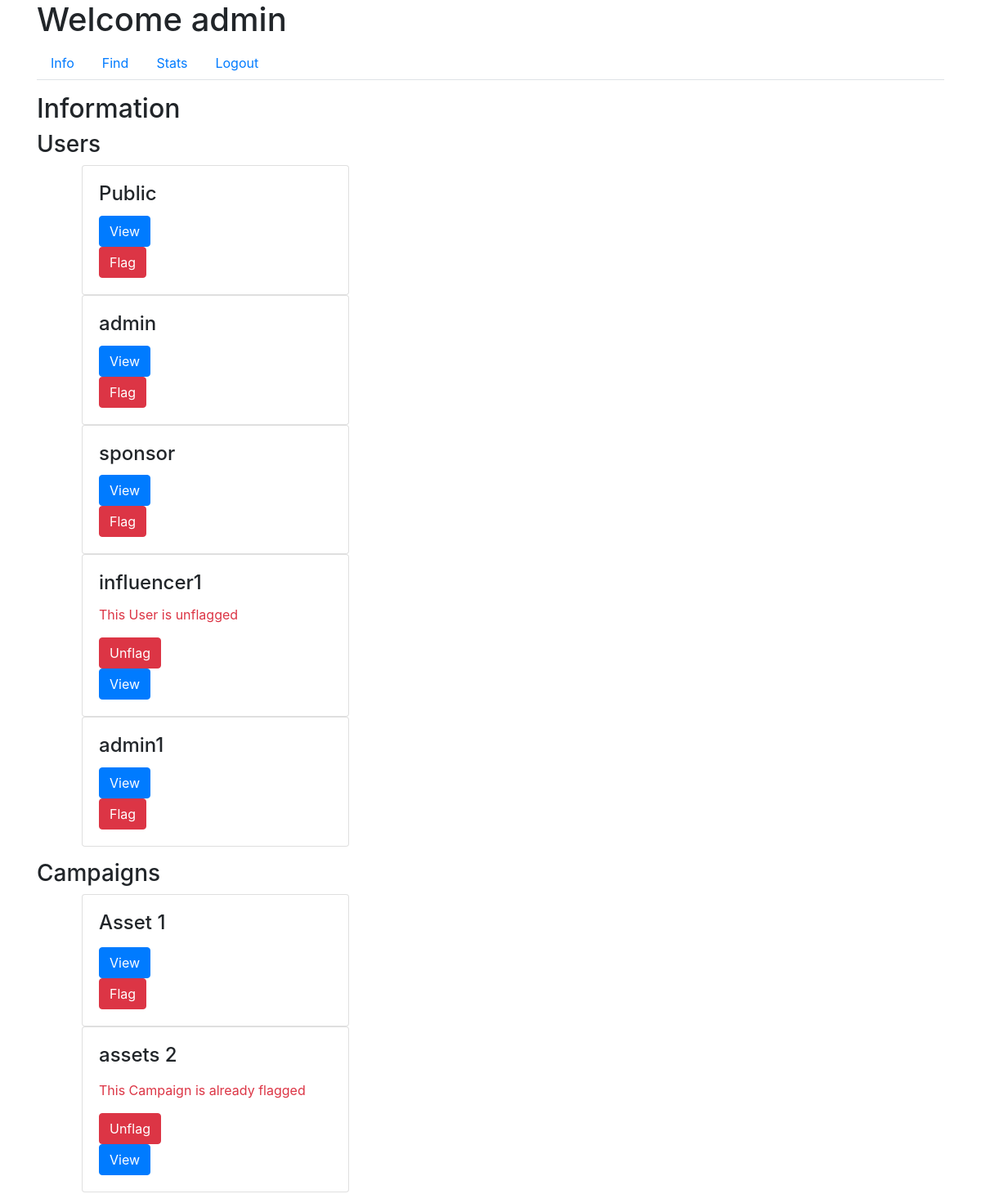
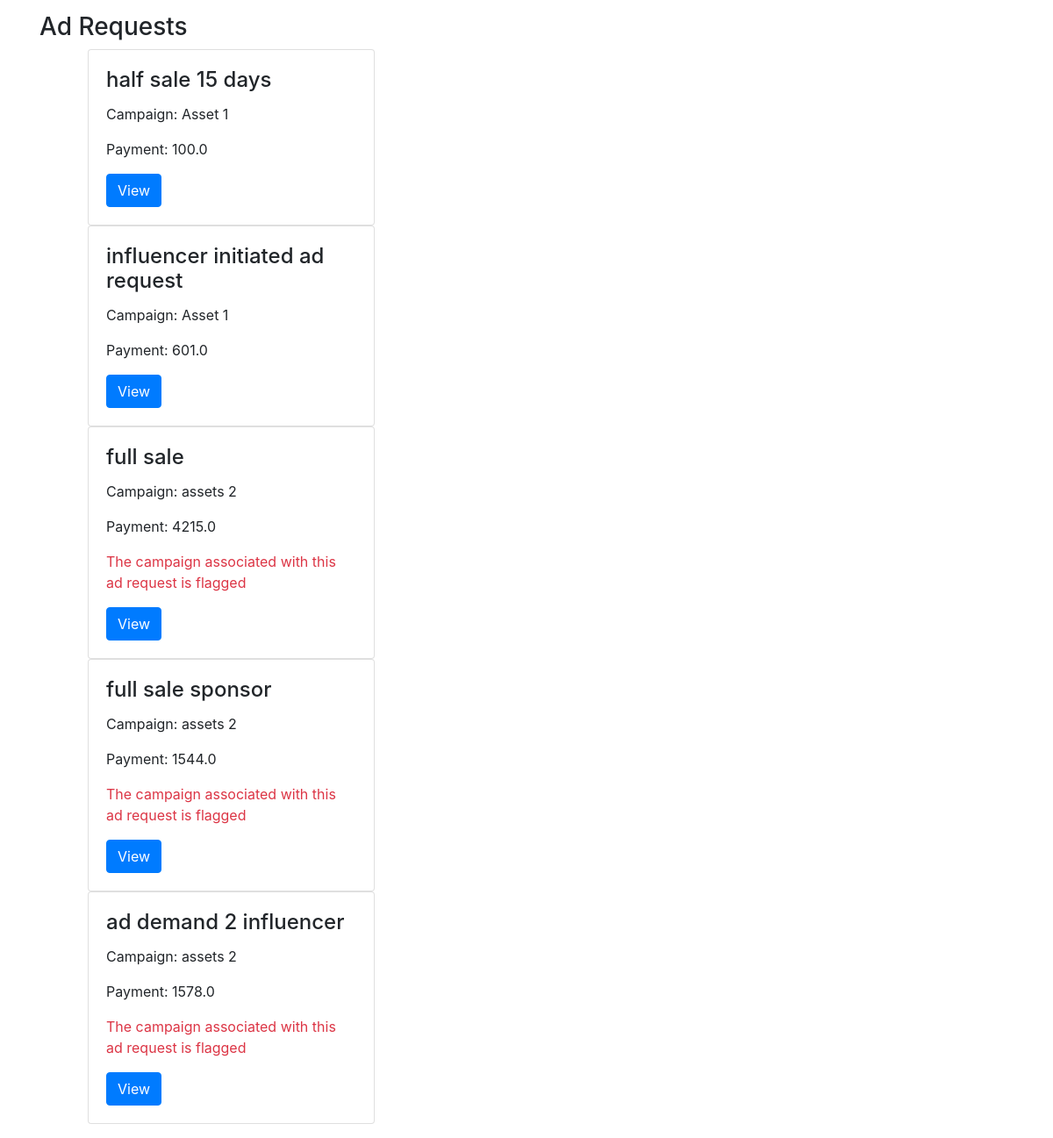
Before: /admin/info (signed in) with the older database file (2 pictures, top to bottom).
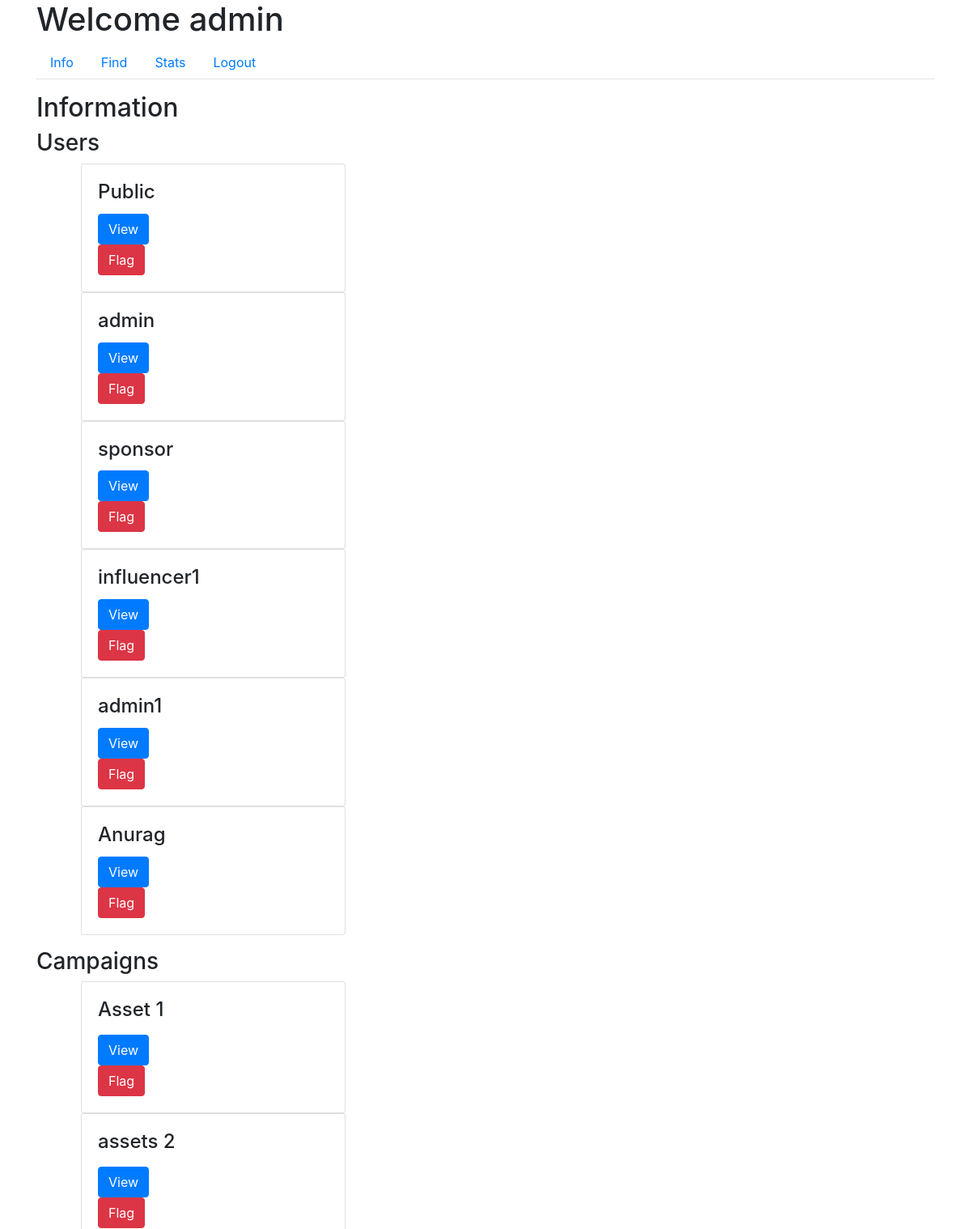
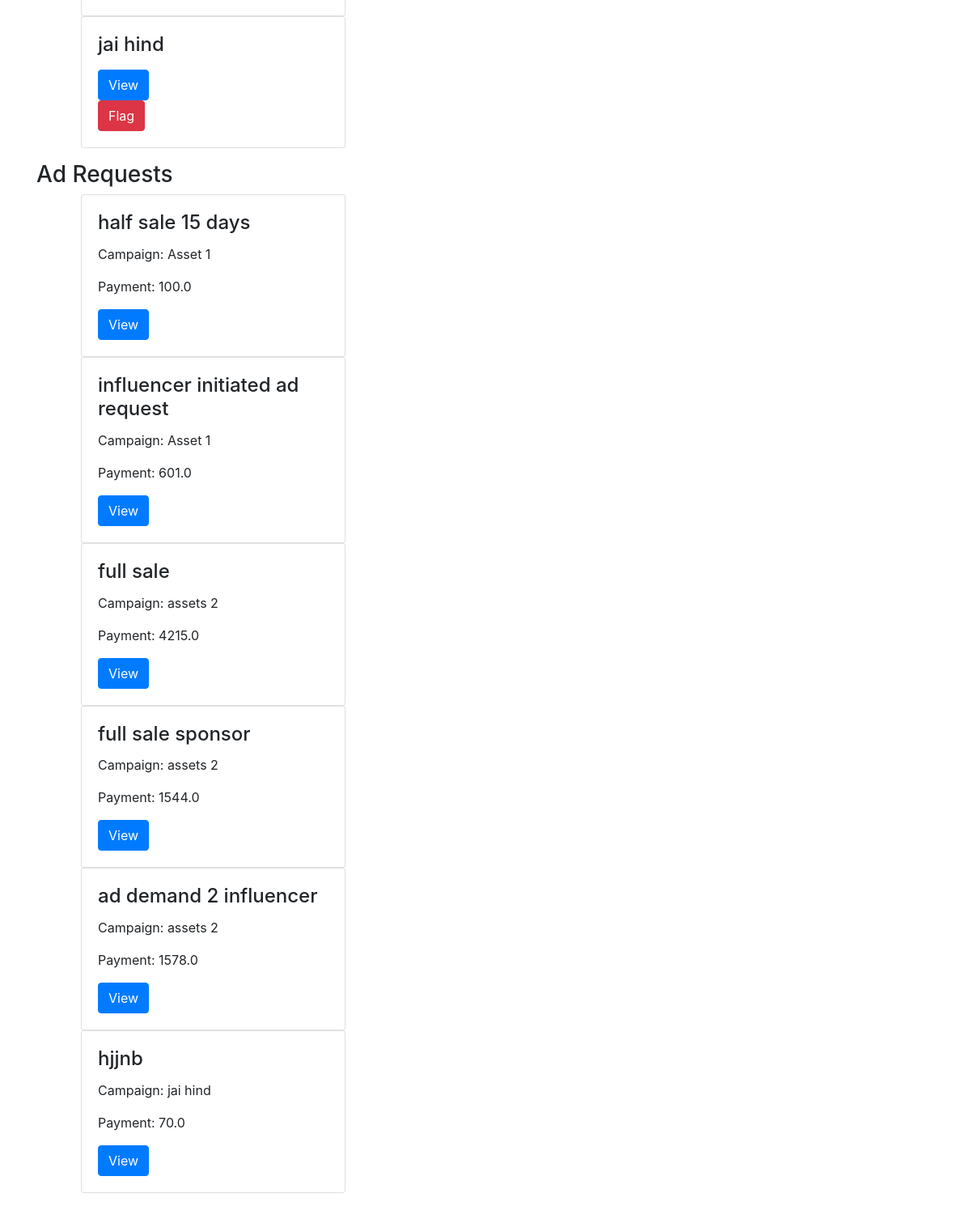
After: the same page with the newer database file (2 pictures, top to bottom).
### app/models.py (models this page shows, shortened)
class User(UserMixin, db.Model):
    id = db.Column(db.Integer, primary_key=True)
    username = db.Column(db.String(64), unique=True, nullable=False)
    email = db.Column(db.String(120), unique=True, nullable=False)
    password_hash = db.Column(db.String(128), nullable=False)
    role = db.Column(db.String(20), nullable=False)
    industry = db.Column(db.String(120))  # For Sponsors
    platforms = db.Column(db.Text)  # For Influencers
    category = db.Column(db.String(120))  # For Influencers
    niche = db.Column(db.String(120))  # For Influencers
    profile_pic = db.Column(db.String(20), nullable=False, default='download.png')
    flag = db.Column(db.Boolean, default=False, nullable=False)  # Add flag column

class Campaign(db.Model):
    id = db.Column(db.Integer, primary_key=True)
    name = db.Column(db.String(100), nullable=False)
    description = db.Column(db.Text, nullable=False)
    budget = db.Column(db.Float, nullable=False)
    visibility = db.Column(db.String(10), nullable=False)  # 'public', 'private'
    start_date = db.Column(db.Date, nullable=False)
    end_date = db.Column(db.Date, nullable=False)
    user_id = db.Column(db.Integer, db.ForeignKey('user.id'), nullable=False)
    ad_requests = db.relationship('AdRequest', backref='campaign', lazy=True)
    flag = db.Column(db.Boolean, default=False, nullable=False)  # Add flag column

class AdRequest(db.Model):
    id = db.Column(db.Integer, primary_key=True)
    campaign_id = db.Column(db.Integer, db.ForeignKey('campaign.id'), nullable=False)
    influencer_id = db.Column(db.Integer, db.ForeignKey('user.id'), nullable=False)
    requirements = db.Column(db.Text, nullable=False)
    payment_amount = db.Column(db.Float, nullable=False)
    status_influencer = db.Column(db.String(10), nullable=False)
    status_sponsor = db.Column(db.String(10), nullable=False)

### app/routes.py (the view)
@main.route('/admin/info')
@login_required
def admin_info():
    if current_user.role == 'admin':
        users = User.query.all()
        campaigns = Campaign.query.all()
        ad_requests = AdRequest.query.all()
        return render_template('admin_info.html', users=users, campaigns=campaigns, ad_requests=ad_requests)
    return redirect(url_for('main.home'))

### app/models.py (called while the page is built)
@login_manager.user_loader
def load_user(user_id):
    return User.query.get(int(user_id))

### app/templates/admin_info.html (shortened to what this page needs)
{% extends "admin_dashboard.html" %}
{% block tab_content %}
<h2>Information</h2>
<h3>Users</h3>
<ul>
    {% for user in users %}
    <div class="col-md-4">
        <div class="request-box card">
            <div class="card-body">
                <h4 class="card-title">{{ user.username }}</h4>
                {% if user.flag == 1 %}
                    <p class="text-danger">This User is unflagged</p>
                    <form method="POST" action="{{ url_for('main.unflag_user', id=user.id) }}">
                        <button type="submit" class="btn btn-danger">Unflag</button>
                    </form>
                {% endif %}
                {% if user.role == 'influencer' %}
                    <button class="btn btn-primary" data-toggle="modal" data-target="#influencerModal" data-id="{{ user.id }}">View</button>
                {% elif user.role == 'admin' %}
                    <button class="btn btn-primary" data-toggle="modal" data-target="#adminModal" data-id="{{ user.id }}">View</button>
                {% elif user.role == 'sponsor' %}
                    <button class="btn btn-primary" data-toggle="modal" data-target="#sponsorModal" data-id="{{ user.id }}">View</button>
                {% else %}
                    <p> Sorry user type mismatch </p>
                {% endif %}
                {% if user.flag == 0 %}
                    <form method="POST" action="{{ url_for('main.flag_user', id=user.id) }}">
                        <button type="submit" class="btn btn-danger">Flag</button>
                    </form>
                {% endif %}
            </div>
        </div>
    </div>
    {% endfor %}
</ul>
<h3>Campaigns</h3>
<ul>
    {% for campaign in campaigns %}
    <div class="col-md-4">
        <div class="request-box card">
            <div class="card-body">
                <h4 class="card-title">{{ campaign.name }}</h4>
                {% if campaign.flag == 1 %}
                    <p class="text-danger">This Campaign is already flagged</p>
                    <form method="POST" action="{{ url_for('main.unflag_campaign', id=campaign.id) }}">
                        <button type="submit" class="btn btn-danger">Unflag</button>
                    </form>
                {% endif %}
                <button class="btn btn-primary" data-toggle="modal" data-target="#campaignModal" data-id="{{ campaign.id }}">View</button>
                {% if campaign.flag == 0 %}
                    <form method="POST" action="{{ url_for('main.flag_campaign', id=campaign.id) }}">
                        <button type="submit" class="btn btn-danger">Flag</button>
                    </form>
                {% endif %}
            </div>
        </div>
    </div>
    {% endfor %}
</ul>
<h3>Ad Requests</h3>
<ul>
    {% for request in ad_requests %}
    <div class="col-md-4">
        <div class="request-box card">
            <div class="card-body">
                <h4 class="card-title">{{ request.requirements }}</h4>
                <p class="card-text">Campaign: {{ request.campaign.name }}</p>
                <p class="card-text">Payment: {{ request.payment_amount }}</p>
                {% if request.campaign.flag == 1 %}
                    <p class="text-danger">The campaign associated with this ad request is flagged</p>
                {% endif %}
                <button class="btn btn-primary" data-toggle="modal" data-target="#adRequestModal" data-id="{{ request.id }}">View</button>
            </div>
        </div>
    </div>
    {% endfor %}
</ul>
{% endblock %}

### app/templates/admin_dashboard.html (shortened to what this page needs)
{% extends "base.html" %}
{% block content %}
<h1>Welcome {{ current_user.username }}</h1>
<ul class="nav nav-tabs">
    <li class="nav-item">
        <a class="nav-link" href="{{ url_for('main.admin_info') }}">Info</a>
    </li>
    <li class="nav-item">
        <a class="nav-link" href="{{ url_for('main.admin_find') }}">Find</a>
    </li>
    <li class="nav-item">
        <a class="nav-link" href="{{ url_for('main.admin_stats') }}">Stats</a>
    </li>
    <li class="nav-item">
        <a class="nav-link" href="{{ url_for('main.logout') }}">Logout</a>
    </li>
</ul>
<div class="tab-content mt-3">
    {% block tab_content %}{% endblock %}
</div>
{% endblock %}

Changed rows visible on the page:
changed User "influencer1": flag "This User is unflagged Unflag" → "Flag"
added User: username "Anurag"
changed Campaign "assets 2": flag "This Campaign is already flagged Unflag" → "Flag"
added Campaign: name "jai hind"
shown differently, row unchanged: AdRequest "full sale": no longer shows "The campaign associated with this ad request is flagged"
shown differently, row unchanged: AdRequest "full sale sponsor": no longer shows "The campaign associated with this ad request is flagged"
shown differently, row unchanged: AdRequest "ad demand 2 influencer": no longer shows "The campaign associated with this ad request is flagged"
added AdRequest: requirements "hjjnb", campaign.name "jai hind", payment_amount "70.0"
